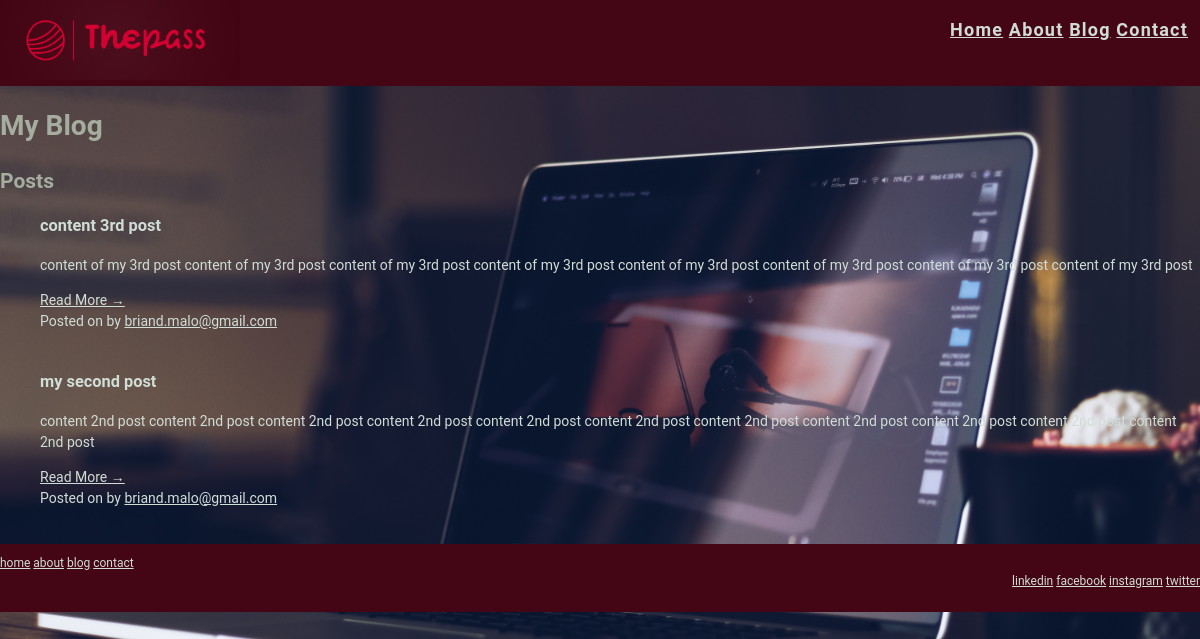
/home/blog, run on the app's committed database.
### blog_frontpage/models.py (models this page shows, shortened)
class Post(models.Model):
    title = models.CharField(max_length=200, unique=True)
    slug = models.SlugField(max_length=200, unique=True)
    author = models.ForeignKey(User, on_delete=models.CASCADE, related_name='blog_posts')
    updated_on = models.DateTimeField(auto_now=True)
    content = models.TextField()
    created_on = models.DateTimeField(auto_now_add=True)
    status = models.IntegerField(choices=STATUS, default=0)
    class Meta:
        ordering = ['-created_on']

### blog_frontpage/views.py (the view)
# urls.py: path('home/blog', views.BlogView.as_view(), name='blog'),
class BlogView(ListView):
    queryset = Post.objects.filter(status=1).order_by('-created_on')
    template_name = 'blog_front/blog.html'

### templates/blog_front/blog.html
{% extends 'blog_front/base.html' %}
{% block content %}
    <div class="container">
        <div class="row">
            <div class="col-md-12">
                <h1>My Blog</h1>
                <h2>Posts</h2>
                <ul>
                    {% for post in post_list %}
                        <div class="card mb-4">
                            <div class="card-body">
                                <h3 class="card-title text-center">{{ post.title }}</h3>
                                <p class="card-text">{{ post.content }}</p>
                                <a href="{% url 'post' post.slug %}" class="btn btn-primary">Read More &rarr;</a>
                            </div>
                            <div class="card-footer text-muted">
                                Posted on {{ post.publish }} by
                                <a href="#">{{ post.author }}</a>
                                <br>
                                <br>
                            </div>
                        </div>
                    {% endfor %}
                </ul>
            </div>
        </div>
    </div>
{% endblock %}

### templates/blog_front/base.html (shortened to what this page needs)
{% load static %}
<!DOCTYPE html>
<html lang="en">
<head class="header">
    <link rel="stylesheet" href={% static 'css/base.css' %}>
</head>
<body>
<div class="navbar">
    <a href="{% url 'index' %}"><img class="logo" src="{% static 'images/logo.png' %}" alt="logo"></a>
    <nav class="nav-items">
        <a href="{% url 'index' %}">home</a>
        <a href="{% url 'about' %}">about</a>
        <a href="{% url 'blog' %}">blog</a>
        <a href="{% url 'contact' %}">contact</a>
    </nav>
</div>
<div id="block_content">
    {% block content %}
    {% endblock %}
</div>
</body>
<footer>
    <div class="foot">
        <div class="home_link">
            <a href="{% url 'index' %}">home</a>
            <a href="{% url 'about' %}">about</a>
            <a href="{% url 'blog' %}">blog</a>
            <a href="{% url 'contact' %}">contact</a>
        </div>
        <br>
        <div class="social">
            <a href="#">linkedin</a>
            <a href="#">facebook</a>
            <a href="#">instagram</a>
            <a href="#">twitter</a>
        </div>
    </div>
</footer>
</html>

### blog_frontpage/static/css/base.css (style rules this page uses)
* { color: #D0DDD7; font-family: "Roboto", "Lucida Grande", Verdana, Arial, sans-serif; }
body { background-image: url("/blog_frontpage/static/images/background.jpg"); background-repeat: no-repeat; background-size: cover; background-position: center; background-attachment: fixed; font-size: 14px; line-height: 1.5; margin: 0; padding: 0; }
h1 { color: #a5ae9e; }
h2 { color: #a5ae9e; }
.logo { width: 20vw; height: 10vh; }
.navbar { background-color: #440614; font-size: 14px; line-height: 1.5; color: #d50032; margin: 0; padding: 0; }
.nav-items { margin-top: 1rem; float: right; padding: 0 1vw; font-size: 1.5vw; text-decoration: none; text-transform: Capitalize; font-weight: 600; letter-spacing: 0.1vw; }
footer { background-color: #440614; color: #d50032; font-size: 12px; padding-bottom: 50px; display: block; }
.social { display: inline; float: right; margin-top: 10px; }
.home_link { display: inline; float: left; margin-top: 10px; }

### data on the page
Post: title "content 3rd post", content "content of my 3rd post content of my 3rd post content of my 3rd post content of my 3rd post content of my 3rd post content of my 3rd post content of my 3rd post content of my 3rd post", author "briand.malo@gmail.com"
Post: title "my second post", content "content 2nd post content 2nd post content 2nd post content 2nd post content 2nd post content 2nd post content 2nd post content 2nd post content 2nd post content 2nd post content 2nd post", author "briand.malo@gmail.com"
